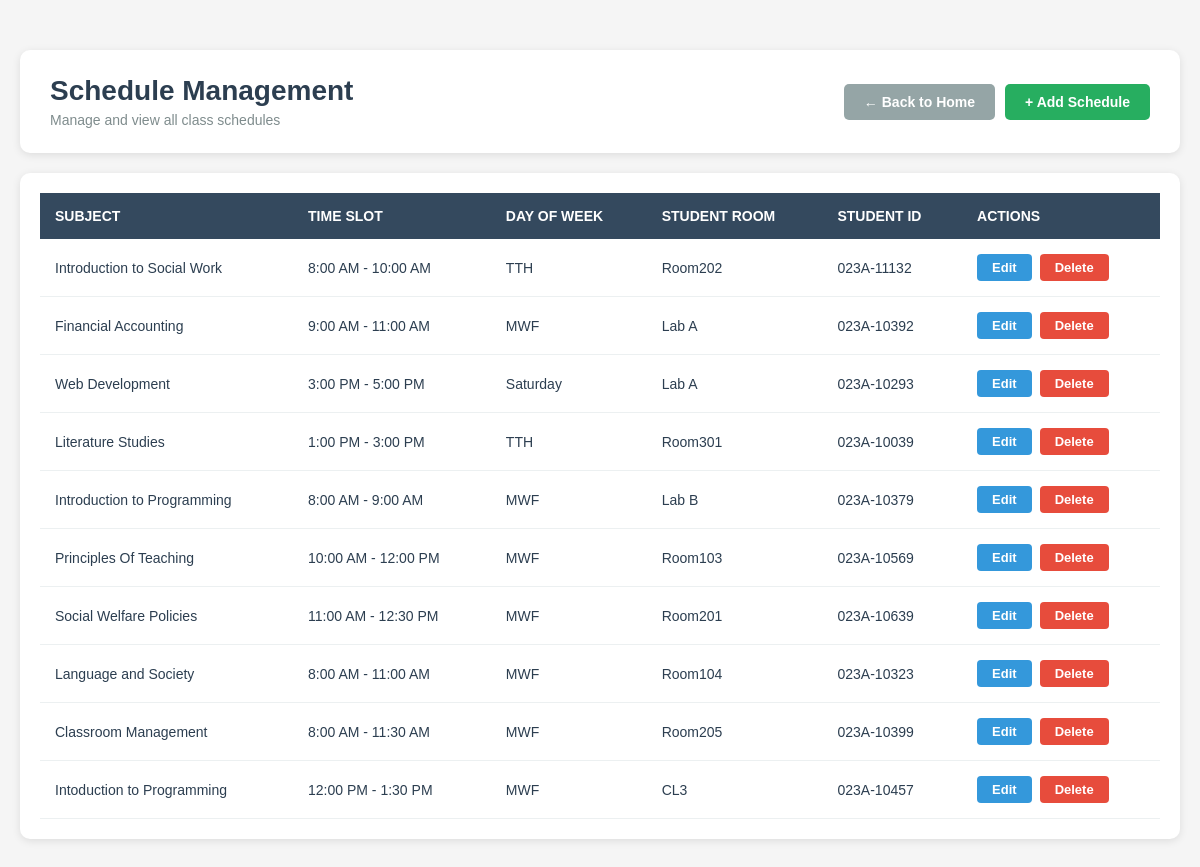
The app's page /schedules/ (signed in) with its own data.
### online_enrollment/models.py (models this page shows, shortened)
class Schedule(models.Model):
    time_slot = models.CharField(max_length=100)
    day_of_week = models.CharField(max_length=100)
    student_room = models.CharField(max_length=100)
    subject = models.CharField(max_length=100)
    student_id = models.CharField(max_length=100)

### online_enrollment/views.py (the view)
# urls.py: path("schedules/", views.schedule, name="schedules"),
@login_required(login_url='login')
def schedule(request):
    schedules = Schedule.objects.all()
    return render(request, "online_enrollment/schedule_list.html", {"schedules": schedules})

### online_enrollment/templates/online_enrollment/schedule_list.html (shortened to what this page needs)
{% block content %}
<div class="management-container">
    <div class="header-section">
        <div class="title-area">
            <h2>Schedule Management</h2>
            <p class="subtitle">Manage and view all class schedules</p>
        </div>
        <div class="action-buttons">
            <a href="{% url 'dashboard' %}" class="btn-home">← Back to Home</a>
            <a href="{% url 'add_schedule' %}" class="btn-add">+ Add Schedule</a>
        </div>
    </div>
    <div class="table-container">
        {% if schedules %}
        <table class="data-table">
            <thead>
                <tr>
                    <th>Subject</th>
                    <th>Time Slot</th>
                    <th>Day of Week</th>
                    <th>Student Room</th>
                    <th>Student ID</th>
                    <th>Actions</th>
                </tr>
            </thead>
            <tbody>
                {% for schedule in schedules %}
                <tr>
                    <td>{{ schedule.subject }}</td>
                    <td>{{ schedule.time_slot }}</td>
                    <td>{{ schedule.day_of_week }}</td>
                    <td>{{ schedule.student_room }}</td>
                    <td>{{ schedule.student_id }}</td>
                    <td class="action-cell">
                        <a href="{% url 'edit_schedule' schedule.id %}" class="btn-edit">Edit</a>
                        <a href="{% url 'delete_schedule' schedule.id %}" class="btn-delete" onclick="return confirm('Are you sure you want to delete this student?')">Delete</a>
                    </td>
                </tr>
                {% endfor %}
            </tbody>
        </table>
        {% else %}
        <div class="no-data">
            <p>No schedules found.</p>
            <a href="{% url 'add_schedule' %}" class="btn-add-first">Add Your First Schedule</a>
        </div>
        {% endif %}
    </div>
</div>
{% endblock %}

### online_enrollment/templates/online_enrollment/schedule_list.html (style rules this page uses)
.management-container { max-width: 1200px; margin: 30px auto; padding: 20px; }
.header-section { background: white; padding: 25px 30px; border-radius: 10px; margin-bottom: 20px; box-shadow: 0 2px 8px rgba(0,0,0,0.1); display: flex; justify-content: space-between; align-items: center; flex-wrap: wrap; gap: 20px; }
.title-area h2 { color: #2c3e50; margin: 0 0 5px 0; font-size: 28px; }
.subtitle { color: #7f8c8d; margin: 0; font-size: 14px; }
.action-buttons { display: flex; gap: 10px; }
.btn-home { background-color: #95a5a6; color: white; padding: 10px 20px; border-radius: 5px; text-decoration: none; font-weight: bold; font-size: 14px; }
.btn-add { background-color: #27ae60; color: white; padding: 10px 20px; border-radius: 5px; text-decoration: none; font-weight: bold; font-size: 14px; }
.table-container { background: white; border-radius: 10px; padding: 20px; box-shadow: 0 2px 8px rgba(0,0,0,0.1); overflow-x: auto; }
.data-table { width: 100%; border-collapse: collapse; }
.data-table thead { background-color: #34495e; color: white; }
.data-table th { padding: 15px; text-align: left; font-weight: bold; font-size: 14px; text-transform: uppercase; }
.data-table tbody tr { border-bottom: 1px solid #ecf0f1; }
.data-table td { padding: 15px; color: #2c3e50; font-size: 14px; }
.action-cell { display: flex; gap: 8px; }
.btn-edit { background-color: #3498db; color: white; padding: 6px 15px; border-radius: 4px; text-decoration: none; font-size: 13px; font-weight: bold; }
.btn-delete { background-color: #e74c3c; color: white; padding: 6px 15px; border-radius: 4px; text-decoration: none; font-size: 13px; font-weight: bold; }

### records on screen
Schedule: subject "Introduction to Social Work", time_slot "8:00 AM - 10:00 AM", day_of_week "TTH", student_room "Room202", student_id "023A-11132"
Schedule: subject "Financial Accounting", time_slot "9:00 AM - 11:00 AM", day_of_week "MWF", student_room "Lab A", student_id "023A-10392"
Schedule: subject "Web Development", time_slot "3:00 PM - 5:00 PM", day_of_week "Saturday", student_room "Lab A", student_id "023A-10293"
Schedule: subject "Literature Studies", time_slot "1:00 PM - 3:00 PM", day_of_week "TTH", student_room "Room301", student_id "023A-10039"
Schedule: subject "Introduction to Programming", time_slot "8:00 AM - 9:00 AM", day_of_week "MWF", student_room "Lab B", student_id "023A-10379"
Schedule: subject "Principles Of Teaching", time_slot "10:00 AM - 12:00 PM", day_of_week "MWF", student_room "Room103", student_id "023A-10569"
Schedule: subject "Social Welfare Policies", time_slot "11:00 AM - 12:30 PM", day_of_week "MWF", student_room "Room201", student_id "023A-10639"
Schedule: subject "Language and Society", time_slot "8:00 AM - 11:00 AM", day_of_week "MWF", student_room "Room104", student_id "023A-10323"
Schedule: subject "Classroom Management", time_slot "8:00 AM - 11:30 AM", day_of_week "MWF", student_room "Room205", student_id "023A-10399"
Schedule: subject "Intoduction to Programming", time_slot "12:00 PM - 1:30 PM", day_of_week "MWF", student_room "CL3", student_id "023A-10457"
